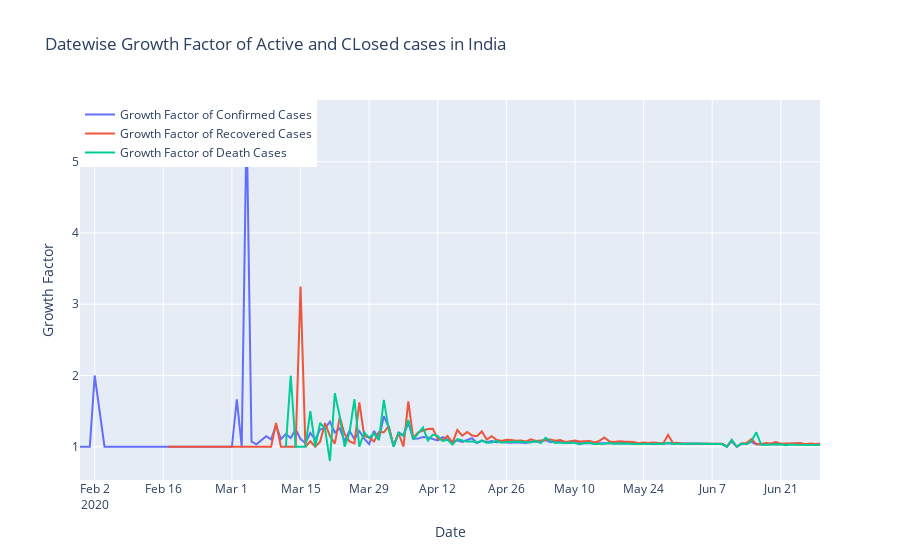

Here is the notebook cell this chart was saved with:
### Code cell
fig = go.Figure()

fig.add_trace(go.Scatter(x=datewise_india.index, y=india_inc_confirm,
                        mode='lines', name='Growth Factor of Confirmed Cases'))
fig.add_trace(go.Scatter(x=datewise_india.index, y=india_inc_recover,
                        mode='lines', name='Growth Factor of Recovered Cases'))
fig.add_trace(go.Scatter(x=datewise_india.index, y=india_inc_deaths,
                        mode='lines', name='Growth Factor of Death Cases'))

fig.update_layout(title='Datewise Growth Factor of Active and CLosed cases in India',
                 xaxis_title='Date', yaxis_title='Growth Factor',
                 legend=dict(x=0, y=1, traceorder='normal'))

fig.show()

### Figure 1 — Plotly figure (JSON) as saved in the notebook; plotly's stock layout.template omitted (floating-point values rounded to 4 significant figures; data arrays with more than 128 entries replaced by an {"elided": "..."} marker saying what was removed)
{"data": [{"mode": "lines", "name": "Growth Factor of Confirmed Cases", "type": "scatter", "x": {"elided": "152 str values"}, "y": {"elided": "152 float values"}}, {"mode": "lines", "name": "Growth Factor of Recovered Cases", "type": "scatter", "x": {"elided": "152 str values"}, "y": {"elided": "152 float values"}}, {"mode": "lines", "name": "Growth Factor of Death Cases", "type": "scatter", "x": {"elided": "152 str values"}, "y": {"elided": "152 float values"}}], "layout": {"legend": {"traceorder": "normal", "x": 0, "y": 1}, "title": {"text": "Datewise Growth Factor of Active and CLosed cases in India"}, "xaxis": {"title": {"text": "Date"}}, "yaxis": {"title": {"text": "Growth Factor"}}}}
